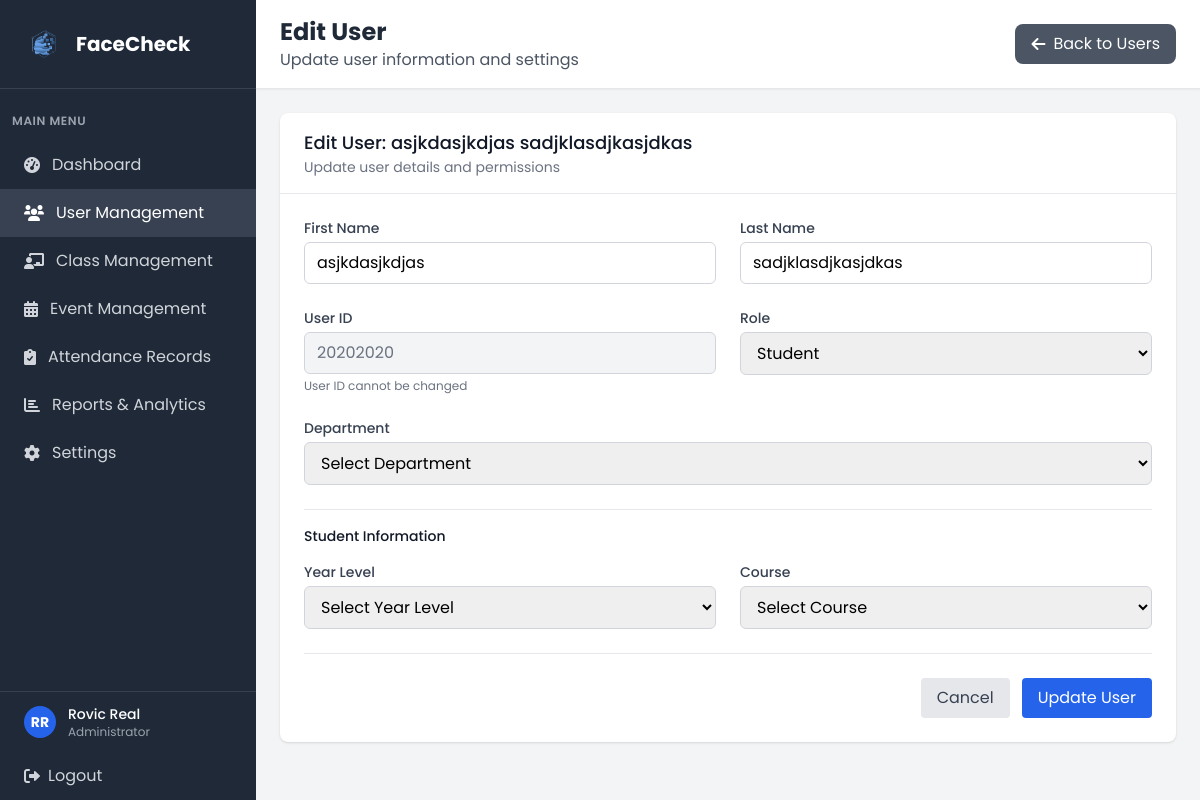
/admin/users/33/edit (signed in), run on an earlier commit of the app's database.
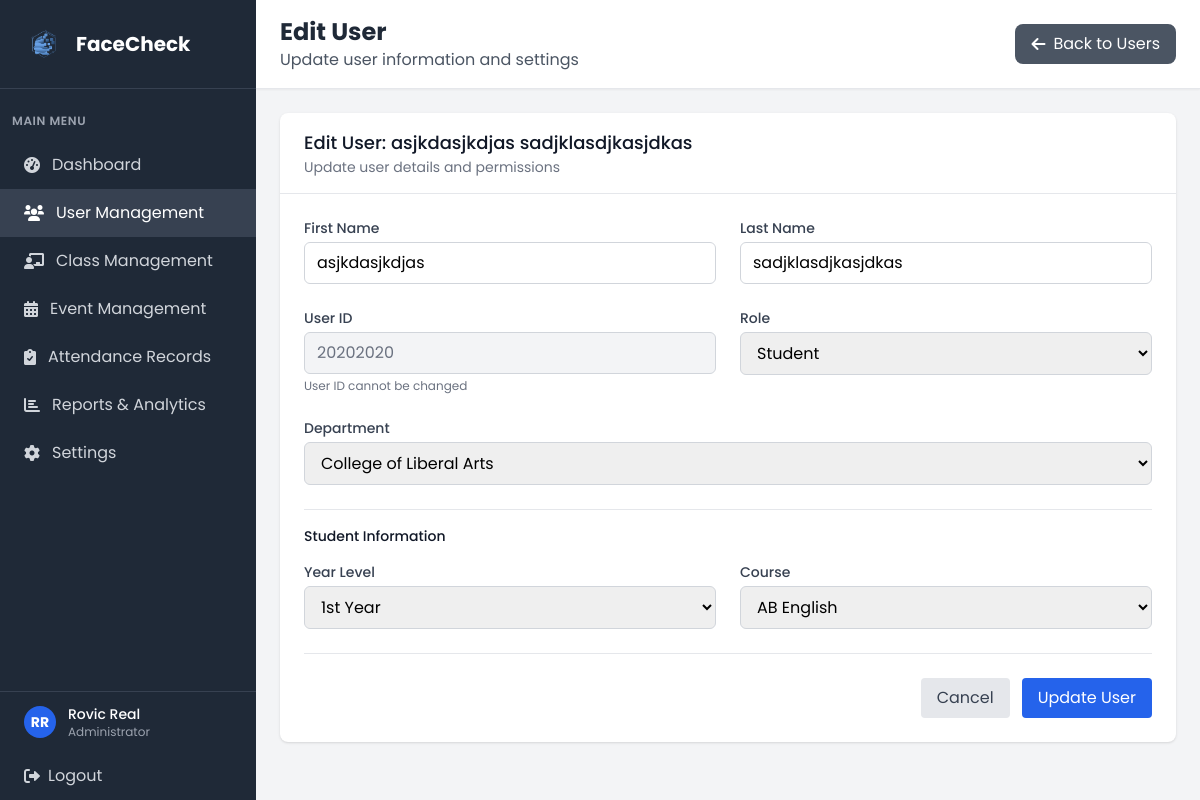
And on a later commit of the database.
### tables this page shows
CREATE TABLE user (
            user_id INTEGER PRIMARY KEY AUTOINCREMENT,
            idno VARCHAR(20) NOT NULL UNIQUE,
            firstname VARCHAR(50) NOT NULL,
            lastname VARCHAR(50) NOT NULL,
            role VARCHAR(10) NOT NULL CHECK (role IN ('admin', 'faculty', 'student')),
            password VARCHAR(255) NOT NULL,
            created_at DATETIME DEFAULT CURRENT_TIMESTAMP,
            is_active BOOLEAN DEFAULT 1,
            dept_id INTEGER, admin_profile_picture VARCHAR(255),
            FOREIGN KEY (dept_id) REFERENCES department(dept_id)
        );

CREATE TABLE department (
            dept_id INTEGER PRIMARY KEY AUTOINCREMENT,
            dept_name VARCHAR(50) NOT NULL
        );

CREATE TABLE student (
            student_id INTEGER PRIMARY KEY AUTOINCREMENT,
            year_level VARCHAR(20) NOT NULL,
            attendance_image VARCHAR(255),
            course_id INTEGER,
            user_id INTEGER NOT NULL, profile_picture VARCHAR(255),
            FOREIGN KEY (course_id) REFERENCES course(course_id),
            FOREIGN KEY (user_id) REFERENCES user(user_id)
        );

CREATE TABLE course (
            course_id INTEGER PRIMARY KEY AUTOINCREMENT,
            course_name VARCHAR(100) NOT NULL,
            dept_id INTEGER,
            FOREIGN KEY (dept_id) REFERENCES department(dept_id)
        );

### app.py (the view, shortened to what this page needs)
@app.route('/admin/users/<int:user_id>/edit', methods=['GET', 'POST'])
def edit_user(user_id):
    if 'user_id' not in session or session['role'] != 'admin':
        return redirect(url_for('login'))
    conn = get_db_connection()
    user = conn.execute('''
        SELECT u.*, d.dept_name, s.year_level, s.course_id, f.position
        FROM user u
        LEFT JOIN department d ON u.dept_id = d.dept_id
        LEFT JOIN student s ON u.user_id = s.user_id
        LEFT JOIN faculty f ON u.user_id = f.user_id
        WHERE u.user_id = ?
    ''', (user_id,)).fetchone()
    departments = conn.execute('''
        SELECT dept_id, dept_name
        FROM department
        WHERE dept_id IN (
            SELECT MIN(dept_id)
            FROM department
            WHERE dept_name NOT IN ('Information Technology', 'Engineering', 'Computer Science')
            GROUP BY dept_name
        )
        ORDER BY dept_name
    ''').fetchall()
    courses = conn.execute('SELECT * FROM course ORDER BY course_name').fetchall()
    conn.close()
    return render_template('edit_user.html', user=user, departments=departments, courses=courses)

### app.py (called while the page is built)
@app.context_processor
def inject_current_admin():
    current_admin = None
    if 'user_id' in session and session.get('role') == 'admin':
        conn = get_db_connection()
        try:
            conn.execute('ALTER TABLE user ADD COLUMN admin_profile_picture VARCHAR(255)')
            conn.commit()
        except Exception:
            pass  # Column already exists
        current_admin = conn.execute(
            '''
            SELECT u.*, d.dept_name
            FROM user u
            LEFT JOIN department d ON u.dept_id = d.dept_id
            WHERE u.user_id = ?
            ''',
            (session['user_id'],)
        ).fetchone()
        conn.close()
    return dict(current_admin=current_admin)

### templates/edit_user.html (shortened to what the changed rows need)
<!DOCTYPE html>
<html lang="en">
<head>
    <script src="https://cdn.tailwindcss.com"></script>
    <link href="https://cdnjs.cloudflare.com/ajax/libs/font-awesome/6.0.0/css/all.min.css" rel="stylesheet">
    <link rel="stylesheet" href="{{ url_for('static', filename='css/global.css') }}">
</head>
<body class="bg-gray-100">
    <div class="flex h-screen">
        <div class="w-64 bg-gray-800 text-white">
            <div class="p-6 border-b border-gray-700">
                <div class="flex items-center">
                    <h1 class="text-xl font-bold">FaceCheck</h1>
                </div>
            </div>
        </div>
        <div class="flex-1 flex flex-col overflow-hidden">
            <header class="bg-white shadow-sm border-b border-gray-200">
                <div class="px-6 py-4">
                    <div class="flex items-center justify-between">
                        <div>
                            <h2 class="text-2xl font-bold text-gray-800">Edit User</h2>
                        </div>
                    </div>
                </div>
            </header>
            <main class="flex-1 overflow-y-auto p-6">
                <div class="bg-white rounded-lg shadow overflow-hidden">
                    <div class="px-6 py-4 border-b border-gray-200">
                        <h3 class="text-lg font-medium text-gray-900">Edit User: {{ user.firstname }} {{ user.lastname }}</h3>
                        <p class="text-sm text-gray-500">Update user details and permissions</p>
                    </div>
                    <form method="POST" action="{{ url_for('edit_user', user_id=user.user_id) }}" class="p-6 space-y-6">
                        <div class="grid grid-cols-1 md:grid-cols-2 gap-6">
                            <div>
                                <label class="block text-sm font-medium text-gray-700">First Name</label>
                                <input type="text" name="firstname" value="{{ user.firstname }}" required
                                       class="mt-1 block w-full border border-gray-300 rounded-md px-3 py-2 focus:ring-2 focus:ring-blue-500 focus:border-transparent">
                            </div>
                            <div>
                                <label class="block text-sm font-medium text-gray-700">Last Name</label>
                                <input type="text" name="lastname" value="{{ user.lastname }}" required
                                       class="mt-1 block w-full border border-gray-300 rounded-md px-3 py-2 focus:ring-2 focus:ring-blue-500 focus:border-transparent">
                            </div>
                        </div>
                        <div class="grid grid-cols-1 md:grid-cols-2 gap-6">
                            <div>
                                <label class="block text-sm font-medium text-gray-700">User ID</label>
                                <input type="text" value="{{ user.idno }}" disabled
                                       class="mt-1 block w-full border border-gray-300 rounded-md px-3 py-2 bg-gray-100 text-gray-500">
                                <p class="text-xs text-gray-500 mt-1">User ID cannot be changed</p>
                            </div>
                            <div>
                                <label class="block text-sm font-medium text-gray-700">Role</label>
                                <select name="role" required class="mt-1 block w-full border border-gray-300 rounded-md px-3 py-2 focus:ring-2 focus:ring-blue-500 focus:border-transparent" onchange="toggleRoleFields()">
                                    <option value="student" {% if user.role == 'student' %}selected{% endif %}>Student</option>
                                </select>
                            </div>
                        </div>
                        <div>
                            <label class="block text-sm font-medium text-gray-700">Department</label>
                            <select name="dept_id" id="deptSelect" required class="mt-1 block w-full border border-gray-300 rounded-md px-3 py-2 focus:ring-2 focus:ring-blue-500 focus:border-transparent" onchange="filterCourses()">
                                <option value="">Select Department</option>
                                {% for dept in departments %}
                                <option value="{{ dept.dept_id }}" {% if user.dept_id == dept.dept_id %}selected{% endif %}>{{ dept.dept_name }}</option>
                                {% endfor %}
                            </select>
                        </div>
                        <div id="studentFields" class="{% if user.role != 'student' %}hidden{% endif %}">
                            <div class="border-t pt-4">
                                <div class="grid grid-cols-1 md:grid-cols-2 gap-6">
                                    <div>
                                        <label class="block text-sm font-medium text-gray-700">Year Level</label>
                                        <select name="year_level" class="mt-1 block w-full border border-gray-300 rounded-md px-3 py-2 focus:ring-2 focus:ring-blue-500 focus:border-transparent">
                                            <option value="">Select Year Level</option>
                                            <option value="1st Year" {% if user.year_level == '1st Year' %}selected{% endif %}>1st Year</option>
                                        </select>
                                    </div>
                                    <div>
                                        <label class="block text-sm font-medium text-gray-700">Course</label>
                                        <select name="course_id" id="courseSelect" class="mt-1 block w-full border border-gray-300 rounded-md px-3 py-2 focus:ring-2 focus:ring-blue-500 focus:border-transparent">
                                            <option value="">Select Course</option>
                                            {% for course in courses %}
                                            <option value="{{ course.course_id }}" data-dept-id="{{ course.dept_id }}" {% if user.course_id == course.course_id %}selected{% endif %}>{{ course.course_name }}</option>
                                            {% endfor %}
                                        </select>
                                    </div>
                                </div>
                            </div>
                        </div>
                    </form>
                </div>
            </main>
        </div>
    </div>
</body>
</html>

What changed in the data, as far as the page shows it:
changed user "asjkdasjkdjas": dept_id (not shown) → "College of Liberal Arts"
added student: year_level "1st Year", course_id "AB English"
Also different on the page:
form field dept_id: "Select Department" → (not shown)
form field year_level: "Select Year Level" → (not shown)
form field course_id: "Select Course" → (not shown)
